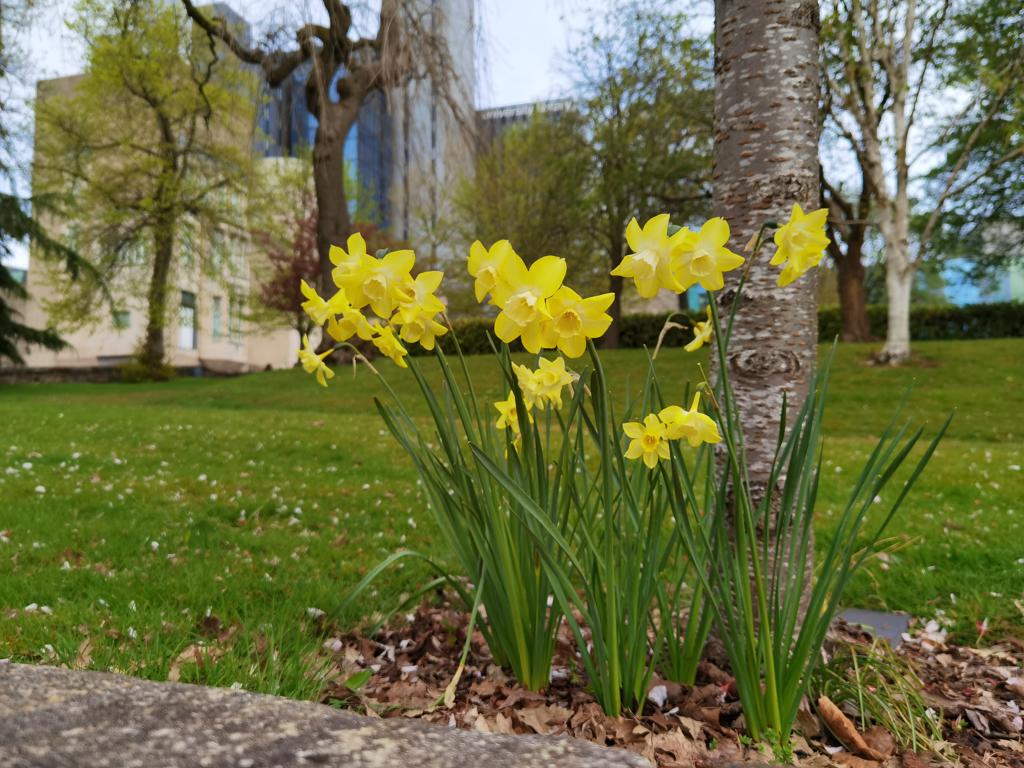
#> input picture Scripts/Data/Test/LR/sci_1.png, 1024 x 768 px
$ python extract_subimgs_single.py Data/Test/LR out
#> lines starting #> are read from the running program, lines starting #| are printed output that depends on the picture
### Scripts/utils/progress_bar.py
import sys
from shutil import get_terminal_size
import time


class ProgressBar(object):
    '''A progress bar which can print the progress
    modified from https://github.com/hellock/cvbase/blob/master/cvbase/progress.py
    '''

    def __init__(self, task_num=0, bar_width=50, start=True):
        self.task_num = task_num
        max_bar_width = self._get_max_bar_width()
        self.bar_width = (bar_width if bar_width <= max_bar_width else max_bar_width)
        self.completed = 0
        if start:
            self.start()

    def _get_max_bar_width(self):
        terminal_width, _ = get_terminal_size()
        max_bar_width = min(int(terminal_width * 0.6), terminal_width - 50)
        if max_bar_width < 10:
            print('terminal width is too small ({}), please consider widen the terminal for better '
                  'progressbar visualization'.format(terminal_width))
            max_bar_width = 10
        return max_bar_width

    def start(self):
        if self.task_num > 0:
            sys.stdout.write('[{}] 0/{}, elapsed: 0s, ETA:\n{}\n'.format(
                ' ' * self.bar_width, self.task_num, 'Start...'))
        else:
            sys.stdout.write('completed: 0, elapsed: 0s')
        sys.stdout.flush()
        self.start_time = time.time()

    def update(self, msg='In progress...'):
        self.completed += 1
        elapsed = time.time() - self.start_time
        fps = self.completed / elapsed
        if self.task_num > 0:
            percentage = self.completed / float(self.task_num)
            eta = int(elapsed * (1 - percentage) / percentage + 0.5)
            mark_width = int(self.bar_width * percentage)
            bar_chars = '█' * mark_width + '-' * (self.bar_width - mark_width)
            sys.stdout.write('\033[2F')  # cursor up 2 lines
            sys.stdout.write('\033[J')  # clean the output (remove extra chars since last display)
            sys.stdout.write('[{}] {}/{}, {:.1f} task/s, elapsed: {}s, ETA: {:5}s\n{}\n'.format(
                bar_chars, self.completed, self.task_num, fps, int(elapsed + 0.5), eta, msg))
        else:
            sys.stdout.write('completed: {}, elapsed: {}s, {:.1f} tasks/s'.format(
                self.completed, int(elapsed + 0.5), fps))
        sys.stdout.flush()

### Scripts/extract_subimgs_single.py
import os
import os.path
import sys
from multiprocessing import Pool
import numpy as np
import cv2
sys.path.append(os.path.dirname(os.path.dirname(os.path.abspath(__file__))))
from utils.progress_bar import ProgressBar

def main():
    """A multi-thread tool to crop sub imags."""
    input_folder = sys.argv[1]
    save_folder = sys.argv[2]
    n_thread = 20
    crop_sz = 480
    step = 240
    thres_sz = 48
    compression_level = 3  # 3 is the default value in cv2
    # CV_IMWRITE_PNG_COMPRESSION from 0 to 9. A higher value means a smaller size and longer
    # compression time. If read raw images during training, use 0 for faster IO speed.

    if not os.path.exists(save_folder):
        os.makedirs(save_folder)
        print('mkdir [{:s}] ...'.format(save_folder))
    else:
        print('Folder [{:s}] already exists.'.format(save_folder))

    img_list = []
    for root, _, file_list in sorted(os.walk(input_folder)):
        path = [os.path.join(root, x) for x in file_list]  # assume only images in the input_folder
        img_list.extend(path)

    def update(arg):
        pbar.update(arg)

    pbar = ProgressBar(len(img_list))

    pool = Pool(n_thread)
    for path in img_list:
        pool.apply_async(worker,
            args=(path, save_folder, crop_sz, step, thres_sz, compression_level),
            callback=update)
#> this loop made 1 pass
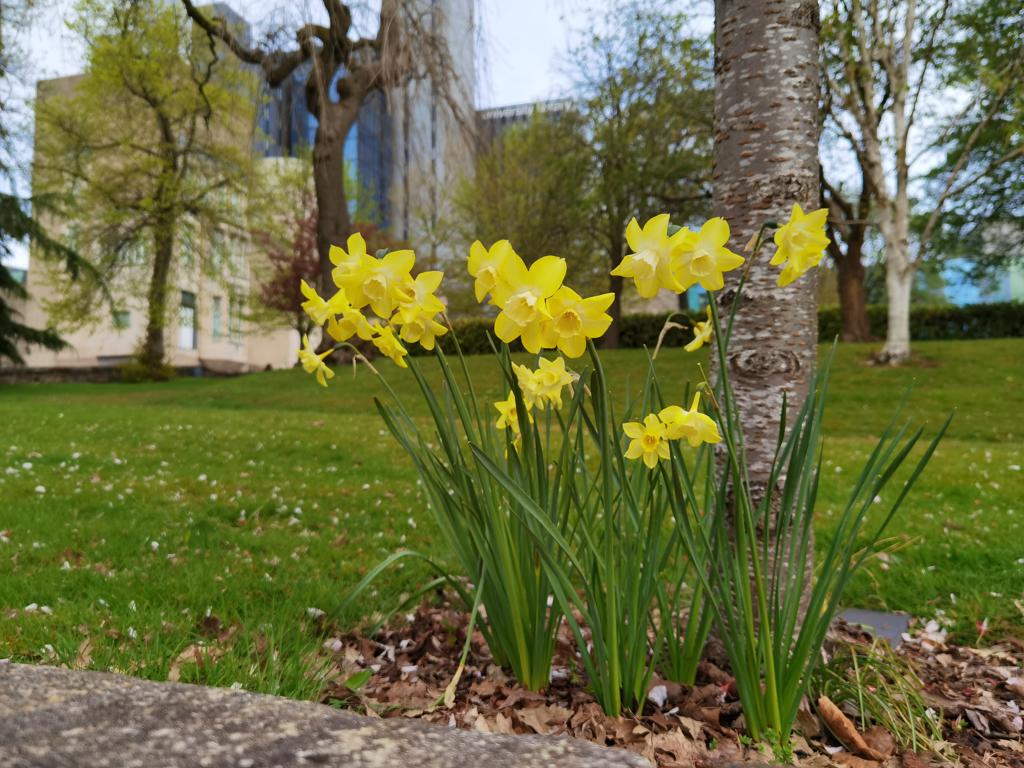
#> input picture Scripts/Data/Test/LR/sci_1.png, 1024 x 768 px
#> pass 1, in worker, `cv2.imwrite( os.path.join(save_folder, img_name.replace('.png', '_s{:0..`:
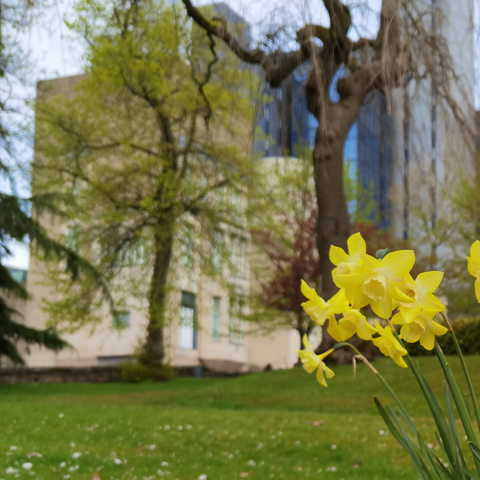
#> saved as sci_1_s001.png: shape (480, 480, 3); mean B, G, R 77.3, 120.4, 120
#> pass 1, in worker, `cv2.imwrite( os.path.join(save_folder, img_name.replace('.png', '_s{:0..`:
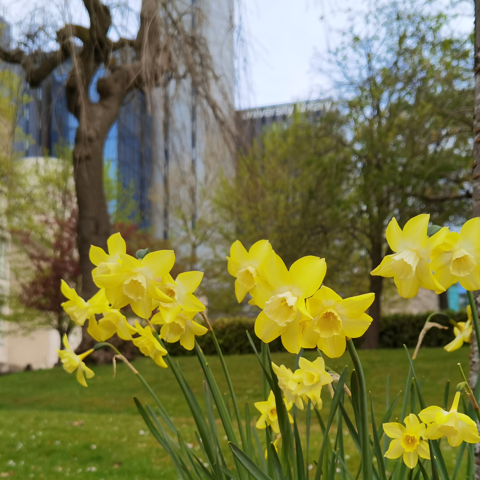
#> saved as sci_1_s002.png: shape (480, 480, 3); mean B, G, R 74.6, 121.6, 121.6
#> pass 1, in worker, `cv2.imwrite( os.path.join(save_folder, img_name.replace('.png', '_s{:0..`:
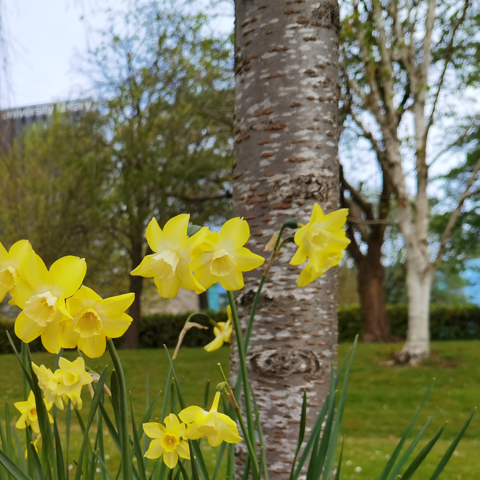
#> saved as sci_1_s003.png: shape (480, 480, 3); mean B, G, R 81.1, 120.9, 119.8
#> pass 1, in worker, `cv2.imwrite( os.path.join(save_folder, img_name.replace('.png', '_s{:0..`:
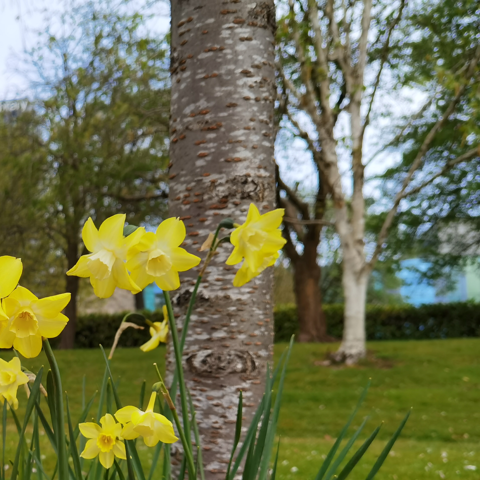
#> saved as sci_1_s004.png: shape (480, 480, 3); mean B, G, R 78.6, 115.5, 112.3
    pool.close()
    pool.join()
    print('All subprocesses done.')


def worker(path, save_folder, crop_sz, step, thres_sz, compression_level):
    img_name = os.path.basename(path)
    img = cv2.imread(path, cv2.IMREAD_UNCHANGED)

    n_channels = len(img.shape)
    if n_channels == 2:
        h, w = img.shape
    elif n_channels == 3:
        h, w, c = img.shape
    else:
        raise ValueError('Wrong image shape - {}'.format(n_channels))

    h_space = np.arange(0, h - crop_sz + 1, step)
    if h - (h_space[-1] + crop_sz) > thres_sz:
        h_space = np.append(h_space, h - crop_sz)
    w_space = np.arange(0, w - crop_sz + 1, step)
    if w - (w_space[-1] + crop_sz) > thres_sz:
        w_space = np.append(w_space, w - crop_sz)

    index = 0
    for x in h_space:
        for y in w_space:
            index += 1
            if n_channels == 2:
                crop_img = img[x:x + crop_sz, y:y + crop_sz]
            else:
                crop_img = img[x:x + crop_sz, y:y + crop_sz, :]
            crop_img = np.ascontiguousarray(crop_img)
            cv2.imwrite(
                os.path.join(save_folder, img_name.replace('.png', '_s{:03d}.png'.format(index))),
                crop_img, [cv2.IMWRITE_PNG_COMPRESSION, compression_level])
    return 'Processing {:s} ...'.format(img_name)


if __name__ == '__main__':
    main()
